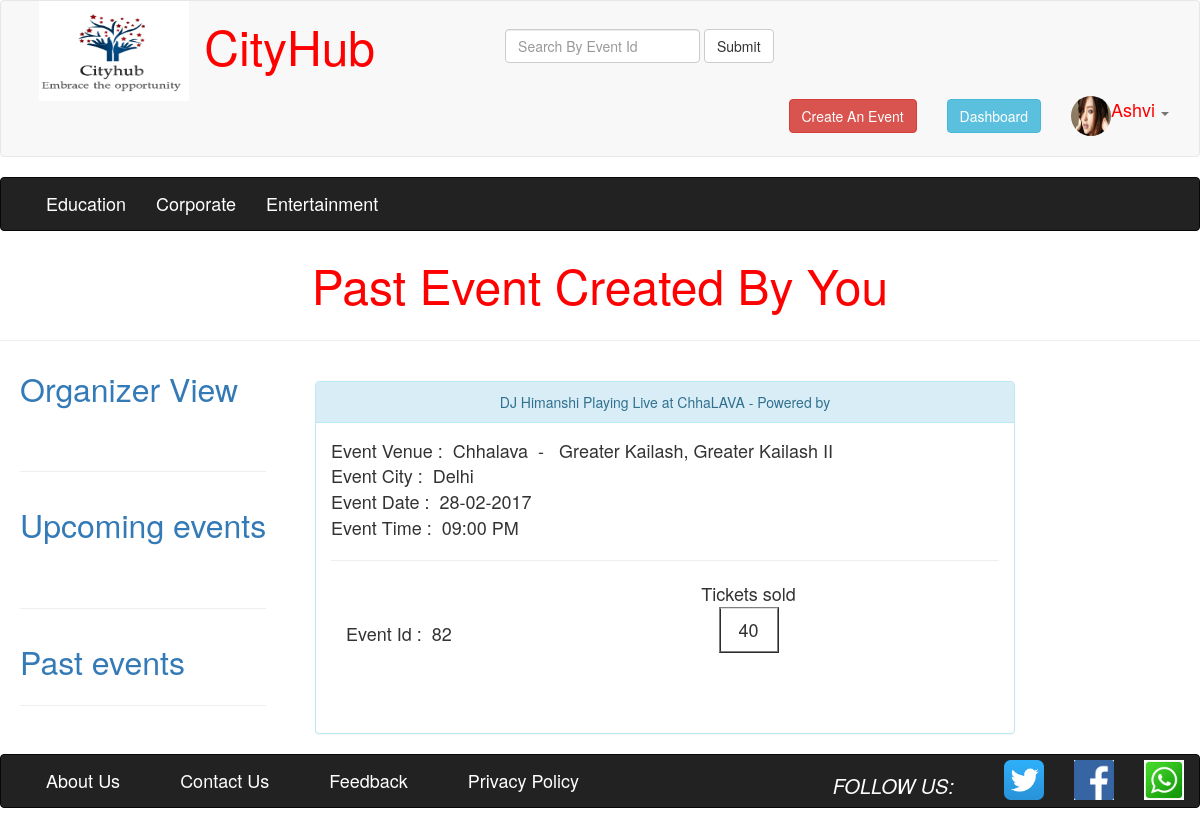
Page /pastevent.php (signed in) on the committed database.
### tables this page shows
CREATE TABLE IF NOT EXISTS `user_tbl` (
  `pk_email_id` varchar(50) NOT NULL,
  `user_password` varchar(20) NOT NULL,
  `user_mobile_no` varchar(12) NOT NULL,
  `user_name` varchar(20) NOT NULL,
  `fk_city_id` int(11) NOT NULL,
  `user_type` varchar(11) DEFAULT NULL,
  `user_photo` varchar(1000) NOT NULL,
  PRIMARY KEY (`pk_email_id`)
);

CREATE TABLE IF NOT EXISTS `cat_tbl` (
  `pk_cat_id` int(11) NOT NULL AUTO_INCREMENT,
  `cat_name` char(20) NOT NULL,
  `flag` varchar(50) NOT NULL,
  PRIMARY KEY (`pk_cat_id`)
);

CREATE TABLE IF NOT EXISTS `event_tbl` (
  `pk_event_id` int(11) NOT NULL AUTO_INCREMENT,
  `event_name` varchar(50) DEFAULT NULL,
  `event_logo` varchar(50) NOT NULL,
  `event_image` varchar(50) NOT NULL,
  `event_des` varchar(2000) DEFAULT NULL,
  `fk_venue_id` int(11) DEFAULT NULL,
  `event_date` varchar(10) DEFAULT NULL,
  `event_time` varchar(10) DEFAULT NULL,
  `event_ticket` int(11) DEFAULT NULL,
  `event_price` int(11) DEFAULT NULL,
  `fk_cat_id` int(11) DEFAULT NULL,
  `fk_email_id` varchar(50) DEFAULT NULL,
  `fk_offer_id` int(11) DEFAULT NULL,
  `event_cnt` int(11) NOT NULL,
  `flag` int(3) DEFAULT NULL,
  `event_last_date` varchar(20) NOT NULL,
  PRIMARY KEY (`pk_event_id`)
);

CREATE TABLE IF NOT EXISTS `venue_tbl` (
  `pk_venue_id` int(11) NOT NULL AUTO_INCREMENT,
  `venue_name` varchar(50) DEFAULT NULL,
  `venue_address` varchar(200) DEFAULT NULL,
  `fk_city_id` int(11) DEFAULT NULL,
  `pincode` int(11) DEFAULT NULL,
  PRIMARY KEY (`pk_venue_id`)
);

CREATE TABLE IF NOT EXISTS `city_tbl` (
  `pk_city_id` int(11) NOT NULL AUTO_INCREMENT,
  `city_name` char(20) NOT NULL,
  `flag` varchar(50) NOT NULL,
  PRIMARY KEY (`pk_city_id`)
);

### database.php (called while the page is built, shortened)
<?php
class Database
{
	private static $host='localhost';
	private static $uname='root';
	private static $pwd='';
	private static $con=NULL;
	public static function connect()
	{
		self::$con=mysql_connect(self::$host,self::$uname,self::$pwd);
		return self::$con;
	}
	public function catdis()
	{
		$con=database::connect();
		$res=mysql_query("select * from cat_tbl where flag=1",$con);
		return $res;
	}
	public function getEventByUser($email)
	{
		$con=database::connect();
		$res=mysql_query("select e.*,v.*,c.* from event_tbl as e,venue_tbl as v,city_tbl as c where e.fk_email_id='$email'  and v.pk_venue_id=e.fk_venue_id and v.fk_city_id=c.pk_city_id and e.flag=1 ",$con);
		return $res;
	}
	public function getBookcntByEvent($event_id)
	{
		$con=database::connect();
		$res=mysql_query("select sum(ticket_cnt)'cnt' from book_tbl where fk_event_id='$event_id' group by(fk_event_id) ",$con);
		return $res;
	}
	public function checkadmin($email)
	{
		$con=database::connect();
		$res=mysql_query("select * from event_tbl where fk_email_id='$email'",$con);
		return $res;
	}
	public function getuserdetail($email)
	{
		$con=database::connect();
		$res=mysql_query("select * from user_tbl where pk_email_id='$email'",$con);
		return $res;
	}
}
?>

### pastevent.php (the view, shortened to what this page needs)
<?php
	require 'database.php';
	$email=$_SESSION["email"];
?>
<!DOCTYPE html>
<html>
<head>
<link href="Content/bootstrap.css" rel="stylesheet"/>
</head>
<body>
	<div class="row">
	<div class="col-md-12 col-sm-12">
	<?php
		if(isset($_SESSION["email"])!="")
		{
	require 'headerwithlogin.php';
	}
	else
	{
	require 'header.php';
	}
	?>
	</div>
	</div>
	<div class="row">
	<div class="col-md-12 col-sm-12">
	<?php
		require 'catheader.php';
	?>
	</div>
	</div>
	<div class="row">
	<div class="col-md-12 col-sm-12">
		<center><font font size="15" color="red"> Past Event Created By You </font></center>
		<hr>
	</div>
	</div>
	<div class="container-fluid">
	<div class="row">
	<div class="col-md-3 col-sm-3">
		<table>
		<tr>
			<td><a href="dashboard.php"><font size=6>Organizer View</font></a>
		</tr>
		<tr>
			<td>&nbsp;
		</tr>
		<tr>
			<td><hr>
		</tr>
		<tr>
			<td><a href="upcomingevent.php"><font size=6>Upcoming events</font></a>
		</tr>
		<tr>
			<td>&nbsp;
		</tr>
		<tr>
			<td><hr>
		</tr>
		<tr>
			<td><a href="pastevent.php"><font size=6>Past events</font></a><hr>
		</tr>
		</table>
	</div>
	<div class="col-md-9 col-sm-9">
	<?php
	$cnt2=0;
	$obj=new database();
	$res=$obj->getEventByUser($email);
	while($row=mysql_fetch_assoc($res))
	{
		$month=(int)date("m");
		$year=(int)date("Y");
		$d=$row["event_date"];
		$arr=explode("-",$d);
		$m1=(int)$arr[1];
		$y1=(int)$arr[2];
		if($y1<=$year)
		{
			if($m1<$month)
			{
			$id=$row["pk_event_id"];
			$obj=new database();
			$res1=$obj->getBookcntByEvent($id);
			while($row1=mysql_fetch_assoc($res1))
			{
			$cnt2=$row1["cnt"];
			}
		echo '<div class="panel panel-info" style="width:700px">
		<div class="panel-heading"><center>'.$row["event_name"].'</center></div>';
		echo '<div class="panel-body">
		<font size=4>Event Venue  : &nbsp;'.$row["venue_name"].'&nbsp;  - &nbsp;  '.$row["venue_address"].'</font></br>
		<font size=4>Event City  : &nbsp;'.$row["city_name"].'</font></br>
		<font size=4>Event Date   : &nbsp;'.$row["event_date"].'</br>   Event Time : &nbsp;'.$row["event_time"].' </font>
		<hr>
		<div class="col-md-3 col-sm-3">
		</br></br>
		<font size=4>Event Id     : &nbsp;'.$row["pk_event_id"].'</font></br><br>
		</div>
		<div class="col-md-9 col-sm-9">
		<center><font size=4>Tickets sold </br>
		<table class="table" border=1 style="width:60px; height:35px;">
		<tr>
		<td "><center>
		'.$cnt2.'
		</tr></center>
		</table></font></br><br></center>
		</div>
	</div>
	</div>';
	$cnt2=0;
		}
	}
	}
	?>
	</div>
	</div>
	</div>
	<div class="row">
<div class="col-md-12 col-sm-12">
<?php
require 'footer.php';
?>
</div>
</div>
</body>
</html>

### headerwithlogin.php (shortened to what this page needs)
<nav class="navbar navbar-default  ">
  <div class="container-fluid">
    <div class="navbar-header">
      <img src="logo.png" height="100" width="150"></img>
    </div>
	<div class="collapse navbar-collapse" id="bs-example-navbar-collapse-1" >
	<?php
		$email=$_SESSION["email"];
		$obj=new database();
		$res=$obj->getuserdetail($email);
	?>	<ul class="nav navbar-nav" style=" margin-top:20px;" >
        <li ><a href="index.php"  ><font size="15" color="red">CityHub</font></a> </li>
		</ul>
		<form class="navbar-form navbar-left" style="margin-left:100px;" method="post" >
        <div class="form-group" style=" margin-top:20px;">
          <input type="text" class="form-control" placeholder="Search By Event Id" id="test" name="search">
        </div>
        <button type="submit" class="btn btn-default" name="submit" style=" margin-top:20px;">Submit</button>
      </form>
      <ul class="nav navbar-nav navbar-right" style=" margin-top:5px;">
        <li ><a href="create.php"><button type="button" class="btn btn-danger navbar-btn" >Create An Event</button></a></li>
		<?php
   $obj=new database();
		$res1=$obj->checkadmin($email);
		$cnt=mysql_num_rows($res1);
		if($cnt>=1)
		{
			echo '  <li ><a href="dashboard.php"><button type="button" class="btn btn-info navbar-btn">Dashboard</button></a></li>';
		}
   ?>
       <li  class="dropdown">
          <a href="#" class="dropdown-toggle" data-toggle="dropdown" role="button" aria-haspopup="true" aria-expanded="false"><img src="<?php
			while($row=mysql_fetch_assoc($res))
			{
				echo $row["user_photo"];
				$name=$row["user_name"];
			}
		?> "height=40px width=40px   class="img-circle" style="margin-top:5px;"/><font size="4" color="red" ><?php echo $name; ?></font> <span class="caret"></span></a>
        </li>
      </ul>
   </div>
  </div>
</nav>

### catheader.php (shortened to what this page needs)
<nav class="navbar navbar-inverse ">
  <div class="container-fluid">
	<div class="collapse navbar-collapse" id="bs-example-navbar-collapse-3">
	<ul class="nav navbar-nav">
	<?php
		$obj=new database();
		$res=$obj->catdis();
		while($row=mysql_fetch_assoc($res))
		{
			echo '<li><a href="catdis.php?id='.$row["pk_cat_id"].'"><font size="4" color="white">'.$row["cat_name"].'</font></a></li>';
		}
	?>
	</ul>
    </div>
  </div>
</nav>

### rows in the picture
user_tbl: user_photo (picture), user_name "Ashvi"
cat_tbl: cat_name "Education"
cat_tbl: cat_name "Corporate"
cat_tbl: cat_name "Entertainment"
event_tbl: event_name "DJ Himanshi Playing Live at ChhaLAVA - Powered by", venue_tbl.venue_name "Chhalava", venue_tbl.venue_address "Greater Kailash, Greater Kailash II", city_tbl.city_name "Delhi", event_date "28-02-2017", event_time "09:00 PM", pk_event_id "82", cnt2 "40"
